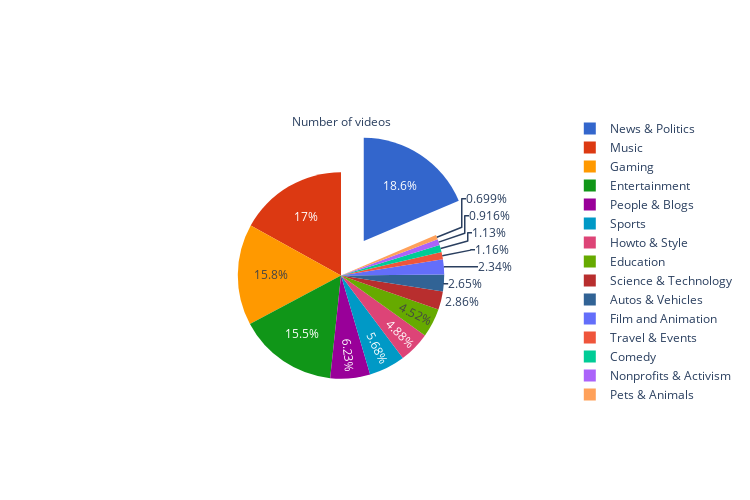

The notebook cell saved with this chart:
### Code cell
## Interactive Pie Chart with the total number of videos.

## Set data
a=df_channels.groupby(by=['category_cc']).sum().sort_values(by='videos_cc',ascending=False)

## Set labels
my_labels=list(a.index)

## Set explode to highligh the category "News & Politics"
my_explode=np.zeros(len(my_labels))
my_explode[my_labels.index('News & Politics')]=0.4

## Creating the plot
pie_videos=go.Pie(   labels=my_labels,
                                values=a['videos_cc'],
                                marker_colors=px.colors.qualitative.G10,
                                pull=my_explode,
                                title='Number of videos'
                                )

## Creating the figure
fig_video = go.Figure(data=[pie_videos])

## Layout
fig_video.update_layout(
    autosize=False,
    width=750,
    height=500
    )

## Save figure
#fig_video.write_html('html_figures/pie_videos.html')

## Display
fig_video.show();

### Figure 1 — Plotly figure (JSON) as saved in the notebook; plotly's stock layout.template omitted (floating-point values rounded to 4 significant figures)
{"data": [{"labels": ["News & Politics", "Music", "Gaming", "Entertainment", "People & Blogs", "Sports", "Howto & Style", "Education", "Science & Technology", "Autos & Vehicles", "Film and Animation", "Travel & Events", "Comedy", "Nonprofits & Activism", "Pets & Animals"], "marker": {"colors": ["#3366CC", "#DC3912", "#FF9900", "#109618", "#990099", "#0099C6", "#DD4477", "#66AA00", "#B82E2E", "#316395"]}, "pull": [0.4, 0, 0, 0, 0, 0, 0, 0, 0, 0, 0, 0, 0, 0, 0], "title": {"text": "Number of videos"}, "type": "pie", "values": [17751894, 16178683, 15126351, 14820943, 5945267, 5424965, 4660134, 4314309, 2733493, 2527509, 2237992, 1103153, 1081541, 874782, 667578]}], "layout": {"autosize": false, "height": 500, "width": 750}}
